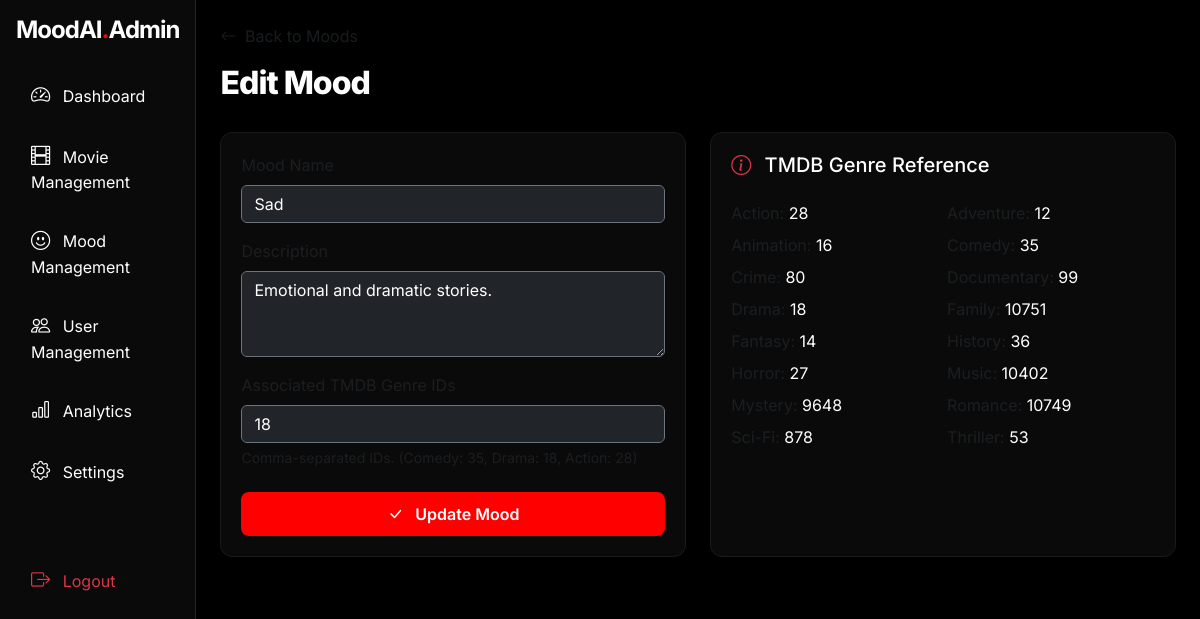
/admin/moods/add_edit.php?id=2 (signed in), run on the app's committed database.
### tables this page shows
CREATE TABLE IF NOT EXISTS `moods` (
  `id` int(11) NOT NULL AUTO_INCREMENT,
  `name` varchar(50) NOT NULL UNIQUE,
  `description` text DEFAULT NULL,
  `associated_genres` varchar(100) DEFAULT NULL,  
  `created_at` datetime DEFAULT CURRENT_TIMESTAMP,
  PRIMARY KEY (`id`)
);

### admin/moods/add_edit.php (the view, shortened to what this page needs)
<?php
require_once '../includes/admin_header.php';
$id = $_GET['id'] ?? null;
$mood = [
    'name' => '',
    'description' => '',
    'associated_genres' => ''
];
if ($id) {
    $stmt = $pdo->prepare("SELECT * FROM moods WHERE id = ?");
    $stmt->execute([$id]);
    $mood = $stmt->fetch();
}
?>
<div class="mb-4">
    <a href="index.php" class="text-muted text-decoration-none"><i class="bi bi-arrow-left me-1"></i> Back to Moods</a>
    <h2 class="section-title mt-3"><?php echo $id ? 'Edit Mood' : 'Add New Mood'; ?></h2>
</div>
<div class="row">
    <div class="col-lg-6">
        <div class="premium-card">
            <form method="POST">
                <div class="mb-3">
                    <label class="form-label text-muted">Mood Name</label>
                    <input type="text" name="name" class="form-control bg-dark text-white border-secondary"
                           value="<?php echo htmlspecialchars($mood['name']); ?>" required placeholder="e.g. Happy">
                </div>
                <div class="mb-3">
                    <label class="form-label text-muted">Description</label>
                    <textarea name="description" class="form-control bg-dark text-white border-secondary"
                              rows="3" placeholder="Describe the mood..."><?php echo htmlspecialchars($mood['description']); ?></textarea>
                </div>
                <div class="mb-3">
                    <label class="form-label text-muted">Associated TMDB Genre IDs</label>
                    <input type="text" name="associated_genres" class="form-control bg-dark text-white border-secondary"
                           value="<?php echo htmlspecialchars($mood['associated_genres']); ?>" placeholder="e.g. 35, 12">
                    <div class="form-text text-muted">Comma-separated IDs. (Comedy: 35, Drama: 18, Action: 28)</div>
                </div>
                <div class="d-grid mt-4">
                    <button type="submit" class="btn btn-premium">
                        <i class="bi bi-check-lg me-2"></i> <?php echo $id ? 'Update Mood' : 'Create Mood'; ?>
                    </button>
                </div>
            </form>
        </div>
    </div>
    <div class="col-lg-6">
        <div class="premium-card h-100">
            <h5 class="mb-4"><i class="bi bi-info-circle me-2 text-danger"></i> TMDB Genre Reference</h5>
            <div class="row g-2">
                <div class="col-6"><span class="text-muted">Action:</span> 28</div>
                <div class="col-6"><span class="text-muted">Adventure:</span> 12</div>
                <div class="col-6"><span class="text-muted">Animation:</span> 16</div>
                <div class="col-6"><span class="text-muted">Comedy:</span> 35</div>
                <div class="col-6"><span class="text-muted">Crime:</span> 80</div>
                <div class="col-6"><span class="text-muted">Documentary:</span> 99</div>
                <div class="col-6"><span class="text-muted">Drama:</span> 18</div>
                <div class="col-6"><span class="text-muted">Family:</span> 10751</div>
                <div class="col-6"><span class="text-muted">Fantasy:</span> 14</div>
                <div class="col-6"><span class="text-muted">History:</span> 36</div>
                <div class="col-6"><span class="text-muted">Horror:</span> 27</div>
                <div class="col-6"><span class="text-muted">Music:</span> 10402</div>
                <div class="col-6"><span class="text-muted">Mystery:</span> 9648</div>
                <div class="col-6"><span class="text-muted">Romance:</span> 10749</div>
                <div class="col-6"><span class="text-muted">Sci-Fi:</span> 878</div>
                <div class="col-6"><span class="text-muted">Thriller:</span> 53</div>
            </div>
        </div>
    </div>
</div>
<?php require_once '../includes/admin_footer.php'; ?>

### admin/assets/css/admin_style.css (style rules this page uses)
:root { --accent-red: #FF0000; --deep-red: #950101; --dark-bg: #000000; --card-bg: #0a0a0a; }
body { font-family: 'Inter', sans-serif; }
.premium-card { background: var(--card-bg); border: 1px solid #1a1a1a; border-radius: 12px; padding: 20px; transition: 0.3s; }
.section-title { font-weight: 800; letter-spacing: -1px; margin-bottom: 30px; }
.btn-premium { background: var(--accent-red); color: white; border: none; padding: 10px 20px; border-radius: 8px; font-weight: 600; transition: 0.3s; }

### data on the page
moods: name "Sad", description "Emotional and dramatic stories.", associated_genres "18"
